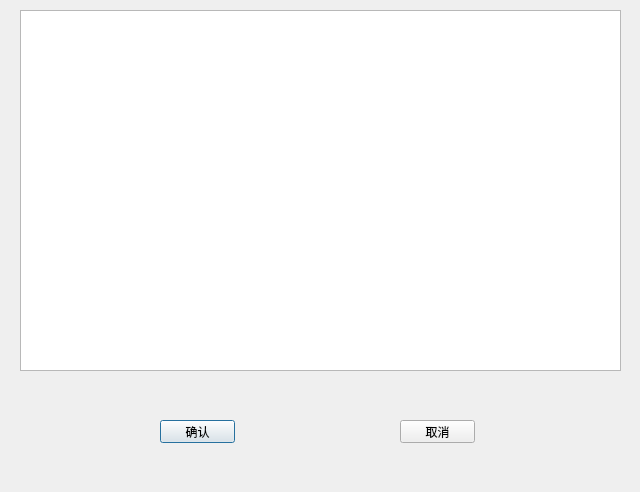
<?xml version="1.0" encoding="UTF-8"?>
<ui version="4.0">
 <class>CDialog_AppointTable</class>
 <widget class="QDialog" name="CDialog_AppointTable">
  <property name="geometry">
   <rect>
    <x>0</x>
    <y>0</y>
    <width>640</width>
    <height>492</height>
   </rect>
  </property>
  <property name="windowTitle">
   <string>Dialog</string>
  </property>
  <widget class="QTableWidget" name="tableWidget">
   <property name="geometry">
    <rect>
     <x>20</x>
     <y>10</y>
     <width>601</width>
     <height>361</height>
    </rect>
   </property>
  </widget>
  <widget class="QPushButton" name="pushButton_OK">
   <property name="geometry">
    <rect>
     <x>160</x>
     <y>420</y>
     <width>75</width>
     <height>23</height>
    </rect>
   </property>
   <property name="text">
    <string>确认</string>
   </property>
  </widget>
  <widget class="QPushButton" name="pushButton_Cancel">
   <property name="geometry">
    <rect>
     <x>400</x>
     <y>420</y>
     <width>75</width>
     <height>23</height>
    </rect>
   </property>
   <property name="text">
    <string>取消</string>
   </property>
  </widget>
 </widget>
 <resources/>
 <connections/>
</ui>
